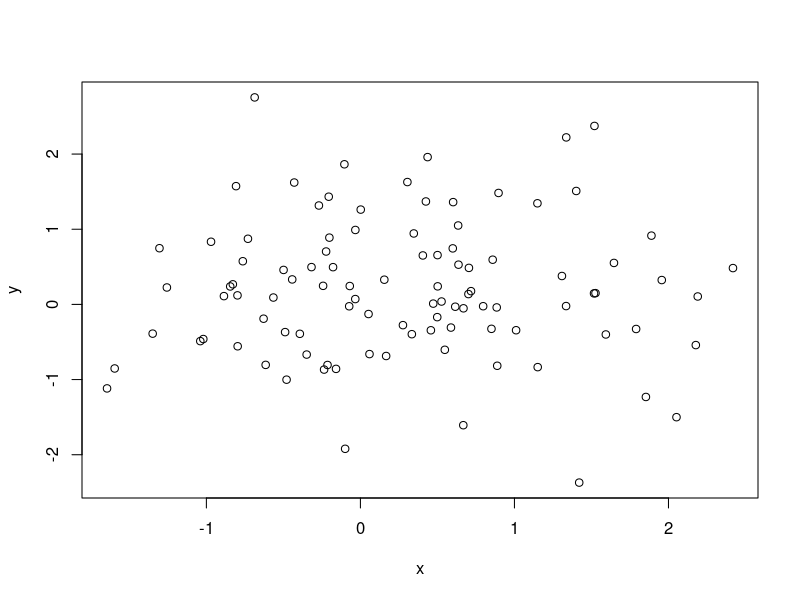
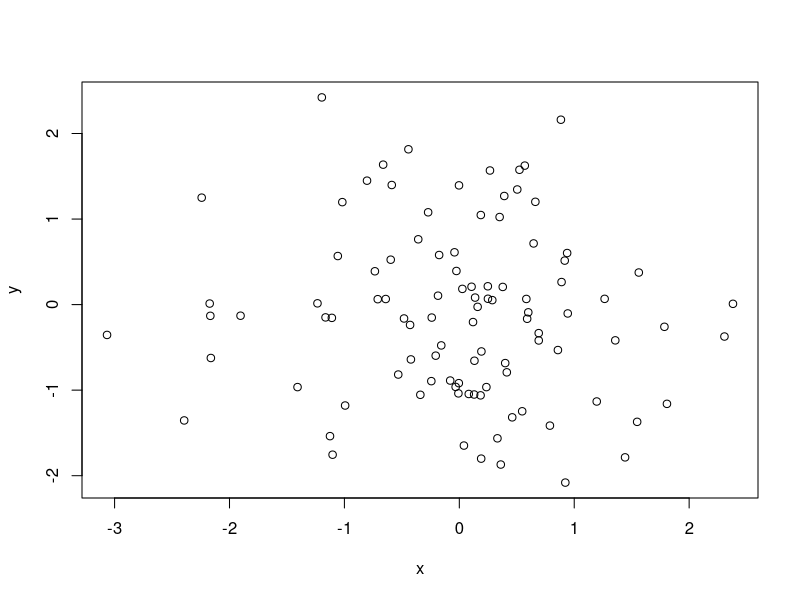

Source code (R) for these figures, in order:
## ---- chunk 1
x<- rnorm(100)
y<- rnorm(100)
plot(x,y)
## ---- chunk 2
summary(x)
## ---- chunk 3
# this will nor be shown in the output
x <- rnorm(100)
## ---- chunk 4
x<- rnorm(100)
y<- rnorm(100)
plot(x,y)


